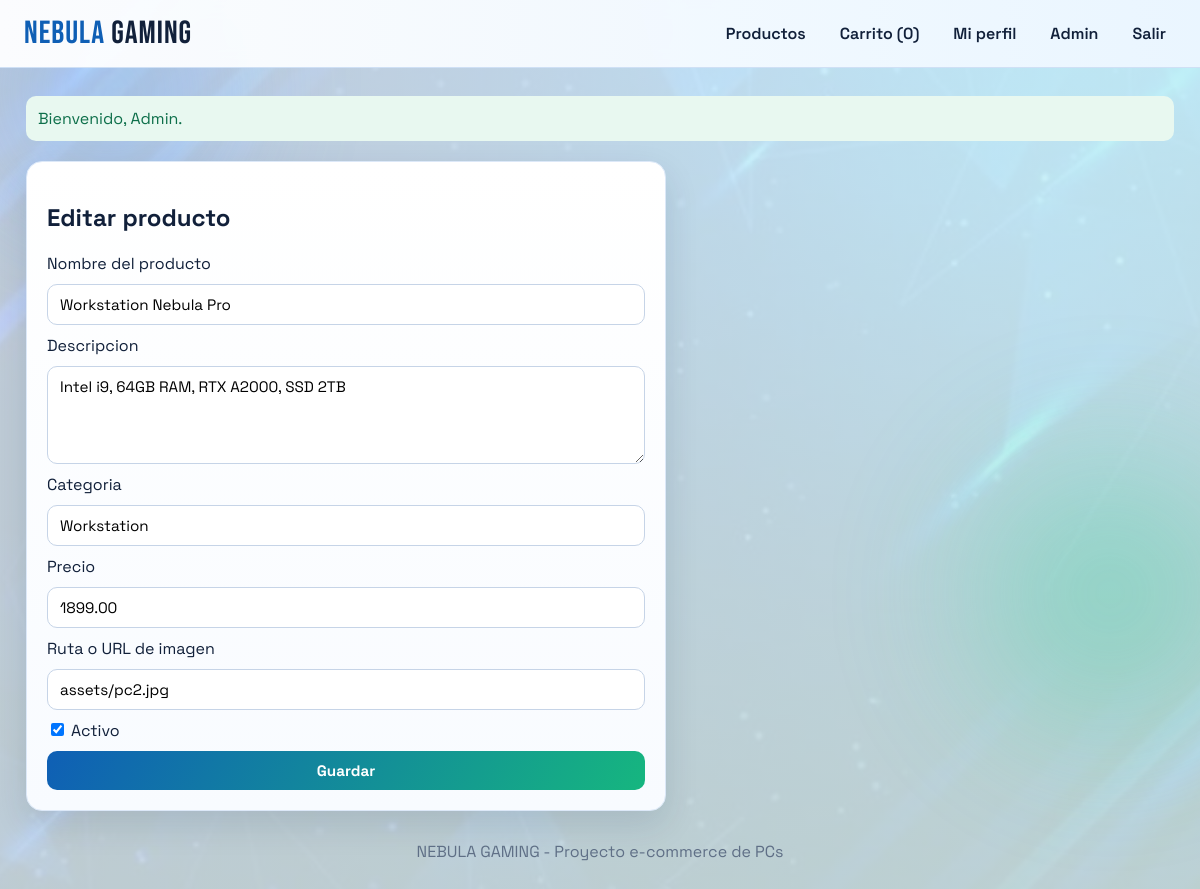
The app's page /admin/product_form.php?id=2 (signed in) with its own data.
### tables this page shows
CREATE TABLE IF NOT EXISTS productos (
    id INT AUTO_INCREMENT PRIMARY KEY,
    nombre_producto VARCHAR(150) NOT NULL,
    descripcion TEXT NULL,
    categoria VARCHAR(80) NULL,
    precio_producto DECIMAL(10,2) NOT NULL,
    imagen VARCHAR(255) NULL,
    activo TINYINT(1) NOT NULL DEFAULT 1,
    created_at TIMESTAMP DEFAULT CURRENT_TIMESTAMP
);

### includes/auth.php (called while the page is built, shortened)
<?php
function db(): PDO
{
    static $pdo = null;
    if ($pdo === null) {
        $database = new Database();
        $pdo = $database->connect();
    }
    return $pdo;
}
function e(string $value): string
{
    return htmlspecialchars($value, ENT_QUOTES, 'UTF-8');
}

### admin/product_form.php (the view, shortened to what this page needs)
<?php
require_once __DIR__ . '/../includes/layout.php';
$id = (int)($_GET['id'] ?? 0);
$product = [
    'nombre_producto' => '',
    'descripcion' => '',
    'categoria' => '',
    'precio_producto' => '',
    'imagen' => '',
    'activo' => 1,
];
if ($id > 0) {
    $stmt = db()->prepare('SELECT * FROM productos WHERE id = :id LIMIT 1');
    $stmt->execute(['id' => $id]);
    $found = $stmt->fetch();
    if ($found) {
        $product = $found;
    }
}
?>
<section class="panel narrow">
    <h2><?= $id > 0 ? 'Editar producto' : 'Agregar producto' ?></h2>
    <form method="post" class="form-grid">
        <label>Nombre del producto</label>
        <input type="text" name="nombre_producto" value="<?= e($product['nombre_producto']) ?>" required>
        <label>Descripcion</label>
        <textarea name="descripcion" rows="4"><?= e($product['descripcion'] ?? '') ?></textarea>
        <label>Categoria</label>
        <input type="text" name="categoria" value="<?= e($product['categoria'] ?? '') ?>">
        <label>Precio</label>
        <input type="number" name="precio_producto" step="0.01" min="0" value="<?= e((string)$product['precio_producto']) ?>" required>
        <label>Ruta o URL de imagen</label>
        <input type="text" name="imagen" value="<?= e($product['imagen'] ?? '') ?>" placeholder="assets/pc1.jpg o https://...">
        <label><input type="checkbox" name="activo" <?= (int)$product['activo'] === 1 ? 'checked' : '' ?>> Activo</label>
        <button type="submit">Guardar</button>
    </form>
</section>

### styles.css (style rules this page uses)
:root { --bg: #eef3f9; --surface: #ffffff; --primary: #0f5fb5; --primary-dark: #0b3e76; --accent: #16b67f; --text: #11203a; --muted: #5f6f86; --success: #1f9d6b; --danger: #b73239; --radius: 16px; --shadow: 0 14px 34px rgba(13, 42, 78, 0.12); }
* { box-sizing: border-box; }
body { margin: 0; font-family: 'Space Grotesk', sans-serif; color: var(--text); background: linear-gradient(145deg, rgba(233, 244, 255, 0.82), rgba(223, 244, 237, 0.84)), url('assets/fondo.jpg') center top / cover fixed no-repeat, radial-gradient(circle at 10% 10%, rgba(14, 77, 146, 0.24), transparent 40%), radial-gradient(circle at 85% 0%, rgba(31, 157, 107, 0.24), transparent 36%), var(--bg); min-height: 100vh; position: relative; overflow-x: hidden; }
body::before, body::after { content: ''; position: fixed; z-index: -1; border-radius: 50%; filter: blur(60px); opacity: 0.42; pointer-events: none; }
body::before { width: 360px; height: 360px; top: -90px; left: -70px; background: radial-gradient(circle, #60a5fa 0%, transparent 70%); animation: blobMoveOne 10s ease-in-out infinite alternate; }
body::after { width: 420px; height: 420px; right: -120px; bottom: 10%; background: radial-gradient(circle, #34d399 0%, transparent 70%); animation: blobMoveTwo 12s ease-in-out infinite alternate; }
.panel { margin-top: 20px; background: linear-gradient(180deg, #ffffff, #f8fbff); border-radius: var(--radius); padding: 20px; box-shadow: var(--shadow); border: 1px solid #dce8f8; }
.narrow { max-width: 640px; }
.search-form, .inline-form, .form-grid { display: grid; gap: 10px; }
input, select, textarea, button { font-family: inherit; font-size: 0.95rem; border-radius: 10px; border: 1px solid #c6d4e7; padding: 10px 12px; }
button { background: linear-gradient(120deg, var(--primary), var(--accent)); color: white; border: none; cursor: pointer; font-weight: 700; }

### records on screen
productos: nombre_producto "Workstation Nebula Pro", descripcion "Intel i9, 64GB RAM, RTX A2000, SSD 2TB", categoria "Workstation", precio_producto "1899.00", imagen "assets/pc2.jpg", activo "☑"

### other values on screen
$cartCount "0"
$success "Bienvenido, Admin."
